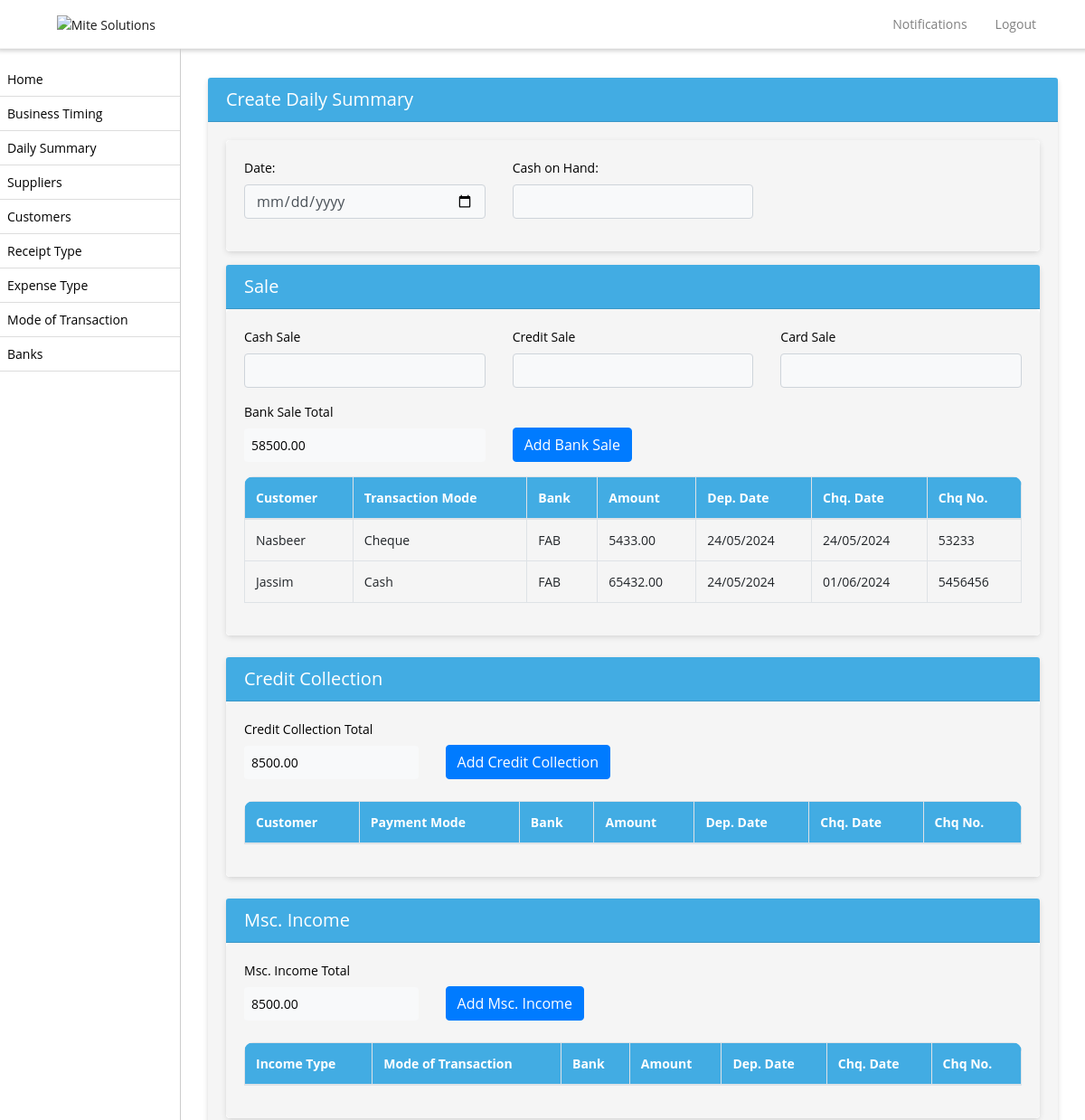
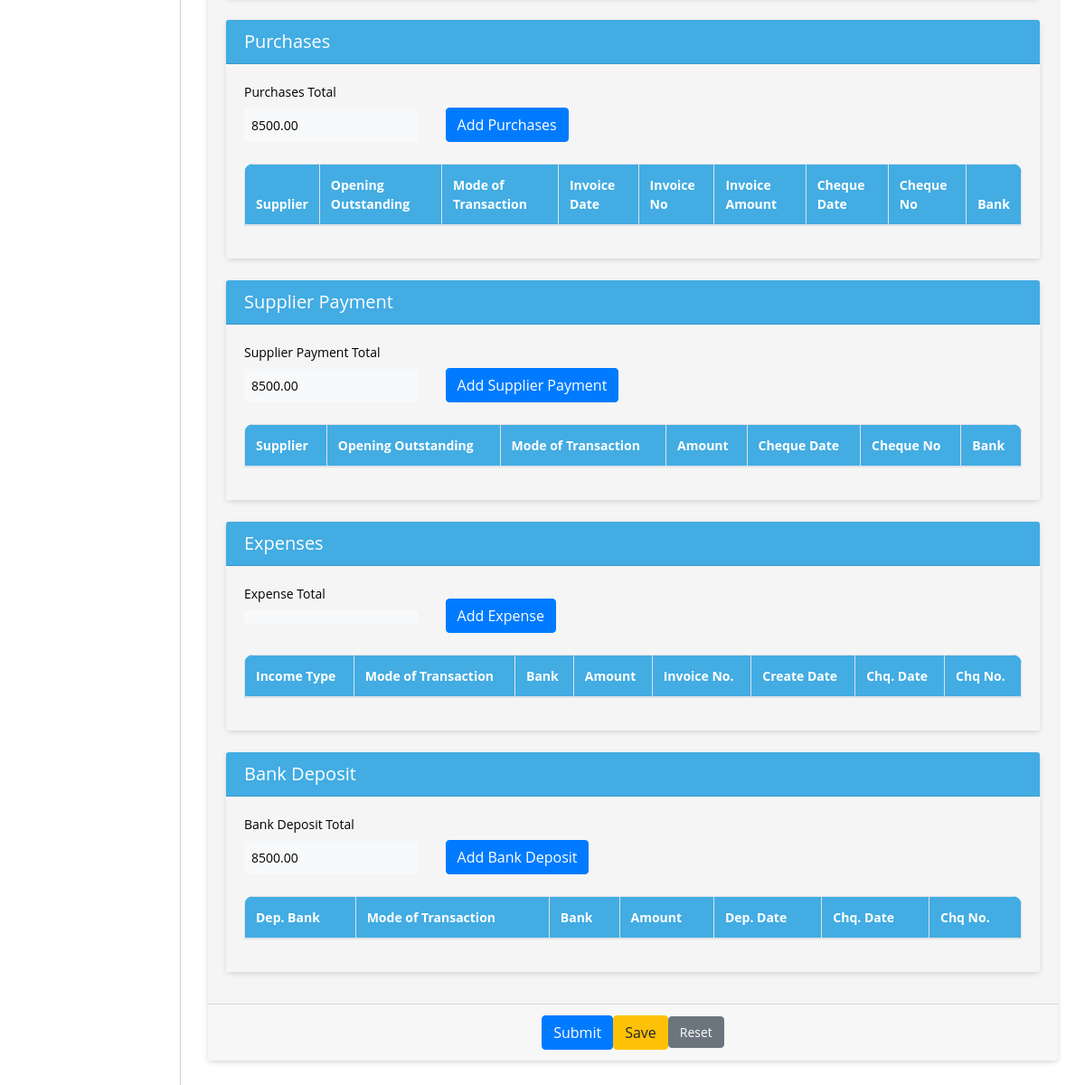
The app's page /bank-sales/ (signed in) with its own data (2 pictures, top to bottom).
### biztrackapp/models.py (models this page shows, shortened)
class BankSales(models.Model):
    customer = models.ForeignKey(Customer, on_delete=models.CASCADE)
    mode_of_transaction = models.ForeignKey(TransactionMode, on_delete=models.CASCADE)
    amount = models.DecimalField(max_digits=10, decimal_places=2)
    bank = models.ForeignKey(Bank, on_delete=models.CASCADE)
    cheque_date = models.DateField()
    cheque_no = models.CharField(max_length=255)
    business_profile = models.CharField(max_length=255, null=True)
    created_on = models.DateTimeField(auto_now_add=True)
    updated_on = models.DateTimeField(auto_now=True)

class Customer(models.Model):
    name = models.CharField(max_length=255)
    business_profile = models.CharField(max_length=255, null=True)
    outstanding = models.DecimalField(max_digits=10, decimal_places=2)
    location = models.CharField(max_length=255)
    status = models.BooleanField(default=True)  # BooleanField to represent True or False
    created_on = models.DateTimeField(auto_now_add=True, null=True)

class TransactionMode(models.Model):
    name = models.CharField(max_length=255)
    business_profile = models.CharField(max_length=255, null=True)
    status = models.BooleanField(default=False)
    created_on = models.DateTimeField(auto_now_add=True, null=True)

class Bank(models.Model):
    name = models.CharField(max_length=255)
    account_number = models.CharField(max_length=50)
    opening_balance = models.DecimalField(max_digits=10, decimal_places=2)
    business_profile = models.CharField(max_length=255, null=True)
    status = models.BooleanField(default=False)
    created_on = models.DateTimeField(auto_now_add=True, null=True)

### biztrackapp/views.py (the view)
# urls.py: path('bank-sales/', list_bank_sales, name='list_bank_sales'),
def list_bank_sales(request):
    shop_admin = get_object_or_404(ShopAdmin, user=request.user)
    shop = shop_admin.shop
    business_profile = get_object_or_404(BusinessProfile, name=shop.name)
    bank_sales = BankSales.objects.filter(business_profile=business_profile.id)
    return render(request, 'create_daily_summary.html', {'bank_sales': bank_sales})

### biztrackapp/templates/create_daily_summary.html (shortened to what this page needs)
{% extends 'base.html' %}
{% block content %}
<div class="container ">
    <div class="card  ">
        <div class="card-header">
            <h5 class="mb-0">Create Daily Summary</h5>
          </div>
          <form method="post">
        <div class="card-body ">
            <div class="card mt-0">
                <div class="card-body bg-white br-5">
                    <div class="row ">
                        <div class="col-md-4">
                            <div class="form-group">
                                <label for="id_date">Date:</label>
                                <input type="date" name="date" required class="form-control bg-light" id="id_date" tabindex="-1">
                            </div>
                        </div>
                        <div class="col-md-4">
                            <div class="form-group">
                                <label for="id_date">Cash on Hand:</label>
                                <input type="number" name="cash_on_hand" value="" required class="form-control bg-light" id="id_cash_on_hand" tabindex="0">
                            </div>
                        </div>
                    </div>
                </div>
            </div>
            <div class="card">
                <div class="card-header text-white">
                    <h5 class="text-left mb-0">Sale</h5>
                </div>
                <div class="card-body bg-white br-5">
                    <div class="row ">
                        <div class="col-md-4">
                            <label>Cash Sale</label>
                            <input type="number" name="cash_sale" required class="form-control bg-light" id="id_cash_sale" tabindex="1">
                        </div>
                        <div class="col-md-4">
                            <label>Credit Sale</label>
                            <input type="number" name="credit_sale" required class="form-control bg-light" id="id_credit_sale" tabindex="2">
                        </div>
                        <div class="col-md-4">
                            <label>Card Sale</label>
                            <input type="number" name="card_sale" required class="form-control bg-light" id="id_card_sale" tabindex="3">
                        </div>
                    </div>
                    <div class="row mb-3 mt-2">
                        <div class="col-md-4 ">
                            <label>Bank Sale Total</label>
                            <div class="bg-light p-2 rounded" >58500.00</div>
                        </div>
                        <div class="col-md-4 d-flex align-items-end">
                            <button type="button" class="btn btn-primary mt-3" data-toggle="modal" data-target="#bankSaleModal">Add Bank Sale</button>
                        </div>
                    </div>
                    <div class="table-responsive">
                    <table  class="table table-bordered table-striped "  id="tablebanksale" >
                        <thead style="color:transparent !important;">
                            <tr>
                                <th>Customer</th>
                                <th>Transaction Mode</th>
                                <th>Bank</th>
                                <th>Amount</th>
                                <th>Dep. Date</th>
                                <th>Chq. Date</th>
                                <th>Chq No.</th>
                            </tr>
                        </thead>
                        <tbody>
                            {% for sale in bank_sales %}
                            <tr>
                                <td>{{ sale.customer.name }}</td>
                                <td>{{ sale.mode_of_transaction.name }}</td>
                                <td>{{ sale.bank.name }}</td>
                                <td>{{ sale.amount }}</td>
                                <td>{{ sale.created_on|date:"d/m/Y" }}</td>
                                <td>{{ sale.cheque_date|date:"d/m/Y" }}</td>
                                <td>{{ sale.cheque_no }}</td>
                            </tr>
                            {% endfor %}
                        </tbody>
                    </table>
                </div>
                </div>
            </div>
            <div class="card  mt-4">
                <div class="card-header text-white">
                    <h5 class="text-left mb-0">Credit Collection</h5>
                </div>
                <div class="card-body bg-white  br-5">
                    <div class="row mb-4">
                        <div class="col-md-3">
                            <label>Credit Collection Total</label>
                            <div class="bg-light p-2 rounded">8500.00</div>
                        </div>
                        <div class="col-md-3 d-flex align-items-end">
                            <button type="button" class="btn btn-primary mt-3" data-toggle="modal" data-target="#creditCollectionModal">Add Credit Collection</button>
                        </div>
                    </div>
                    <div class="table-responsive">
                    <table id="tablecreditcollection"  class="table table-bordered table-striped nowrap"  style="width: 100%;">
                        <thead class="thead-light" style="border-color:transparent !important;">
                            <tr>
                                <th>Customer</th>
                                <th>Payment Mode</th>
                                <th>Bank</th>
                                <th>Amount</th>
                                <th>Dep. Date</th>
                                <th>Chq. Date</th>
                                <th>Chq No.</th>
                            </tr>
                        </thead>
                    </table>
                </div>
                </div>
            </div>
            <div class="card  mt-4">
                <div class="card-header text-white">
                    <h5 class="text-left mb-0">Msc. Income</h5>
                </div>
                <div class="card-body bg-white  br-5">
                    <div class="row mb-4">
                        <div class="col-md-3">
                            <label>Msc. Income Total</label>
                            <div class="bg-light p-2 rounded">8500.00</div>
                        </div>
                        <div class="col-md-3 d-flex align-items-end">
                            <button type="button" class="btn btn-primary mt-3" data-toggle="modal" data-target="#miscIncomeModal">Add Msc. Income</button>
                        </div>
                    </div>
                    <div class="table-responsive">
                    <table id="tablemscincome"  class="table table-bordered table-striped nowrap"  style="width: 100%;">
                        <thead class="thead-light" style="border-color: transparent !important;">
                            <tr>
                                <th>Income Type</th>
                                <th>Mode of Transaction</th>
                                <th>Bank</th>
                                <th>Amount</th>
                                <th>Dep. Date</th>
                                <th>Chq. Date</th>
                                <th>Chq No.</th>
                            </tr>
                        </thead>
                    </table>
                    </div>
                </div>
            </div>
            <div class="card  mt-4">
                <div class="card-header text-white">
                    <h5 class="text-left mb-0">Purchases</h5>
                </div>
                <div class="card-body bg-white  br-5">
                    <div class="row mb-4">
                        <div class="col-md-3">
                            <label>Purchases Total</label>
                            <div class="bg-light p-2 rounded">8500.00</div>
                        </div>
                        <div class="col-md-3 d-flex align-items-end">
                            <button type="button" class="btn btn-primary mt-3" data-toggle="modal" data-target="#purchaseModal">Add Purchases</button>
                        </div>
                    </div>
                    <div class="table-responsive">
                    <table id="tablepurchases"  class="table table-bordered table-striped nowrap"  style="width: 100%;">
                        <thead class="thead-light" style="border-color: transparent !important;">
                            <tr>
                                <tr>
                                    <th>Supplier</th>
                                    <th>Opening Outstanding</th>
                                    <th>Mode of Transaction</th>
                                    <th>Invoice Date</th>
                                    <th>Invoice No</th>
                                    <th>Invoice Amount</th>
                                    <th>Cheque Date</th>
                                    <th>Cheque No</th>
                                    <th>Bank</th>
                                </tr>
                        </thead>
                    </table>
                    </div>
                </div>
            </div>
            <div class="card  mt-4">
                <div class="card-header text-white">
                    <h5 class="text-left mb-0">Supplier Payment</h5>
                </div>
                <div class="card-body bg-white  br-5">
                    <div class="row mb-4">
                        <div class="col-md-3">
                            <label>Supplier Payment Total</label>
                            <div class="bg-light p-2 rounded">8500.00</div>
                        </div>
                        <div class="col-md-3 d-flex align-items-end">
                            <button type="button" class="btn btn-primary mt-3" data-toggle="modal" data-target="#supplierPaymentModal">Add Supplier Payment</button>
                        </div>
                    </div>
                    <div class="table-responsive">
                    <table id="tablesupplierpayment"  class="table table-bordered table-striped nowrap"  style="width: 100%;">
                        <thead class="thead-light" style="border-color: transparent !important;">
                            <tr>
                                <th>Supplier</th>
                                <th>Opening Outstanding</th>
                                <th>Mode of Transaction</th>
                                <th>Amount</th>
                                <th>Cheque Date</th>
                                <th>Cheque No</th>
                                <th>Bank</th>
                            </tr>
                        </thead>
                    </table>
                    </div>
                </div>
            </div>
            <div class="card  mt-4">
                <div class="card-header text-white">
                    <h5 class="text-left mb-0">Expenses</h5>
                </div>
                <div class="card-body bg-white  br-5">
                    <div class="row mb-4">
                        <div class="col-md-3">
                            <label>Expense Total</label>
                            <div class="bg-light p-2 rounded">{{expense_sum}}</div>
                        </div>
                        <div class="col-md-3 d-flex align-items-end">
                            <button type="button" class="btn btn-primary mt-3" data-toggle="modal" data-target="#expenseModal">Add Expense</button>
                        </div>
                    </div>
                    <div class="table-responsive">
                    <table id="tableexpense"  class="table table-bordered table-striped nowrap"  style="width: 100%;">
                        <thead class="thead-light" style="border-color: transparent !important;">
                            <tr>
                                <th>Income Type</th>
                                <th>Mode of Transaction</th>
                                <th>Bank</th>
                                <th>Amount</th>
                                <th>Invoice No.</th>
                                <th>Create Date</th>
                                <th>Chq. Date</th>
                                <th>Chq No.</th>
                            </tr>
                        </thead>
                    </table>
                    </div>
                </div>
            </div>
            <div class="card  mt-4">
                <div class="card-header text-white">
                    <h5 class="text-left mb-0">Bank Deposit</h5>
                </div>
                <div class="card-body bg-white  br-5">
                    <div class="row mb-4">
                        <div class="col-md-3">
                            <label>Bank Deposit Total</label>
                            <div class="bg-light p-2 rounded">8500.00</div>
                        </div>
                        <div class="col-md-3 d-flex align-items-end">
                            <button type="button" class="btn btn-primary mt-3" data-toggle="modal" data-target="#bankDepositModal">Add Bank Deposit</button>
                        </div>
                    </div>
                    <div class="table-responsive">
                    <table id="tablebankdeposit"  class="table table-bordered table-striped nowrap"  style="width: 100%;">
                        <thead class="thead-light" style="border-color: transparent !important;">
                            <tr>
                                <th>Dep. Bank</th>
                                <th>Mode of Transaction</th>
                                <th>Bank</th>
                                <th>Amount</th>
                                <th>Dep. Date</th>
                                <th>Chq. Date</th>
                                <th>Chq No.</th>
                            </tr>
                        </thead>
                    </table>
                    </div>
                </div>
            </div>
        </div>
        <div class="card-footer mb-0">
            <div class="form-group d-flex justify-content-center align-items-center gap-3 mb-0">
                <button type="submit" class="btn btn-primary">Submit</button>
                <button type="submit" class="btn btn-warning">Save</button>
                <a href="{% url 'create_daily_summary' %}" class="btn btn-secondary">Reset</a>
            </div>
        </div>
    </form>
    </div>
</div>
{% endblock %}

### records on screen
BankSales: customer.name "Nasbeer", mode_of_transaction.name "Cheque", bank.name "FAB", amount "5433.00", created_on "24/05/2024", cheque_date "24/05/2024", cheque_no "53233"
BankSales: customer.name "Jassim", mode_of_transaction.name "Cash", bank.name "FAB", amount "65432.00", created_on "24/05/2024", cheque_date "01/06/2024", cheque_no "5456456"
